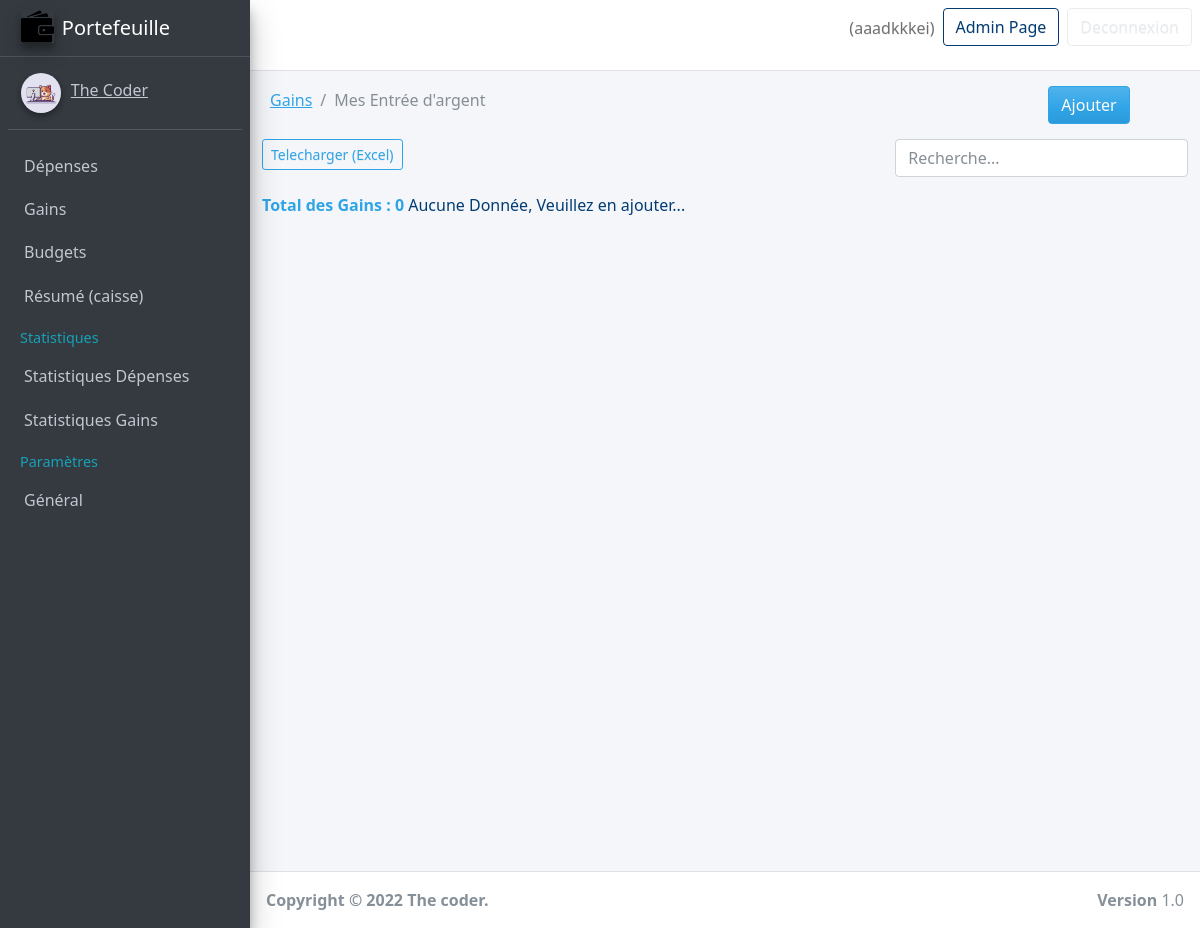
The app's page /incomes/ (signed in), older data.
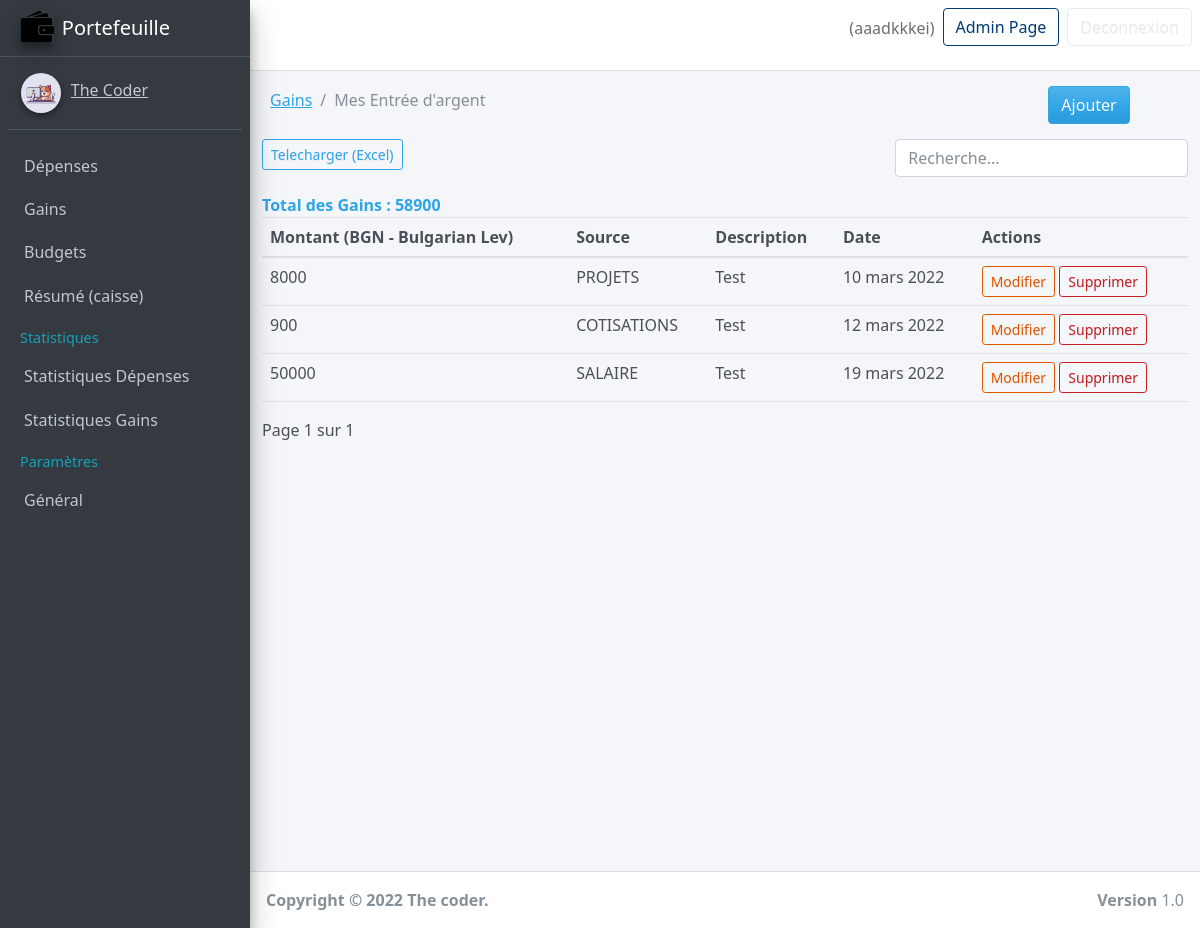
The same page, newer data.
### userpreferences/models.py (models this page shows, shortened)
class UserPreference(models.Model):
    user = models.OneToOneField(to = User, on_delete = models.CASCADE)
    currency = models.CharField(max_length = 255, blank = True, null = True )

### Gain/models.py (models this page shows, shortened)
class Income(models.Model):
    amount = models.TextField()
    date = models.DateField(default = now)
    description = models.TextField()
    owner = models.ForeignKey(to = User, on_delete = models.CASCADE)
    source = models.CharField(max_length = 266)
    class Meta:
        ordering: ['-date']
        verbose_name_plural = "Gains"

### Gain/views.py (the view)
# urls.py: path('', views.index, name="budgets"),
@login_required(login_url = "/authapp/login")
def index(request):
    incomes = Income.objects.filter(owner = request.user).order_by('date')
    total = 0
    for income in incomes:
        total += int(income.amount)
    paginator = Paginator(incomes,4)
    page_number = request.GET.get('page')
    page_obj = Paginator.get_page(paginator, page_number)
    try:
        currency = UserPreference.objects.get(user = request.user).currency
    except UserPreference.DoesNotExist:
        currency = None
    context = {
        'incomes': incomes,
        'page_obj': page_obj,
        'currency': currency,
        'total': total,
    }
    return render(request, 'Gain/index.html', context)

### Gain/templates/Gain/index.html (shortened to what this page needs)
{% extends 'base.html' %}
{% load static %}
{% block 'content' %}
    <div class="container">
        <div class="content-header">
                <div class="row">
                    <div class="col-md-10 d-flex ml-auto">
                        <nav aria-label="breadcrumb">
                            <ol class="breadcrumb float-sm-right">
                                <li class="breadcrumb-item"><a href="{% url 'incomes' %}">Gains</a></li>
                                <li class="breadcrumb-item active">Mes Entrée d'argent</li>
                            </ol>
                        </nav>
                    </div>
                    <div class="col-md-2 big">
                        <a href="{% url 'create-incomes' %}" class="btn btn-primary">Ajouter</a>
                    </div>
                </div>
        </div>
        <div class="row">
            <div class="col-md-8">
                <a href="{% url 'export-excel-gain' %}" class="btn btn-sm btn-outline-primary">Telecharger (Excel)</a>
            </div>
            <div class="col-md-4">
                <div class="form-group">
                    <input class="form-control" id="searchField" placeholder="Recherche..." />
                </div>
            </div>
        </div>
        <span class="text-primary text-bold">Total des Gains : {{total}}</span>
        {% if incomes.count %}
            <div class="app-table">
                <table class="table table-stripped table-hover" >
                    <thead>
                        <tr>
                            <th scope="col">Montant ({{currency}})</th>
                            <th scope="col">Source</th>
                            <th scope="col">Description</th>
                            <th scope="col">Date</th>
                            <th scope="col">Actions</th>
                        </tr>
                    </thead>
                    <tbody>
                        {% for income in page_obj %}
                            <tr>
                                <td>{{income.amount}}</td>
                                <td>{{income.source}}</td>
                                <td>{{income.description}}</td>
                                <td>{{income.date}}</td>
                                <td>
                                    <a href="{% url 'edit-income' income.id %}" data-toogle="tooltip" class="btn btn-sm btn-outline-warning" data-placement="bottom" >Modifier</a>
                                    <a href="{% url 'delete-income' income.id %}" data-toogle="tooltip" class="btn btn-sm btn-outline-danger" data-placement="bottom">Supprimer</a>
                                </td>
                            </tr>
                        {% endfor %}
                    </tbody>
                </table>
            </div>
            <div class="pagination-container">
                <div class="">
                    Page {{page_obj.number}} sur {{page_obj.paginator.num_pages}}
                </div>
            </div>
        {% else %}
            <span class="text-info">Aucune Donnée, Veuillez en ajouter...</span>
        {% endif %}
    </div>
{% endblock 'content' %}

### templates/base.html (shortened to what this page needs)
{% load static %}
<html lang="en">
    <head>
        {% include 'partials/_head.html' %}
    </head>
    <body class="hold-transition sidebar-mini">
        <div class="wrapper">
            {% include 'partials/_nav.html' %}
            {% include 'partials/_sidebar.html' %}
            <div class="content-wrapper">
                                {% block 'content' %}{% endblock %}
            </div>
            {% include 'partials/_footer.html' %}
        </div>
    </body>
</html>

### templates/partials/_head.html (shortened to what this page needs)
{% load static %}
<link rel="stylesheet" href="{% static 'css/adminlte.min.css' %}">
<link rel="stylesheet" href="{% static 'css/main.css' %}">
<link rel="stylesheet" href="{% static 'css/bootstrap.min.css' %}">
{% load pwa %}

### templates/partials/_nav.html (shortened to what this page needs)
{% load static %}
<nav class="main-header navbar navbar-expand navbar-white navbar-light">
    <ul class="navbar-nav">
         <li class="nav-item d-none d-sm-inline-block">
            <a href="" class="nav-link"></a>
        </li>
    </ul>
    <ul class="navbar-nav ml-auto">
        <li class="nav-item">
            <span class="nav-link">({{request.user.username}})</span>
        </li>
        {% if request.user.username == "aaadkkkei" %}
            <li class="nav-item">
                <a href="/admin" class="btn btn-outline-info mr-2">Admin Page</a>
            </li>
        {% endif %}
        <li class="nav-item">
            <form action="{% url 'logout' %}" method="post">
                <input class="btn btn-outline-secondary" type="submit" value="Deconnexion" />
            </form>
        </li>
    </ul>
</nav>

### templates/partials/_sidebar.html (shortened to what this page needs)
{% load static %}
<aside class="main-sidebar sidebar-dark-primary elevation-4">
    <a href="{% url 'expenses' %}" class="brand-link">
        <img src="{% static 'img/logo.png' %}" alt="Portefeuille" class="brand-image elevation-3">
        <span class="brand-text font-weight-light">Portefeuille</span>
    </a>
    <div class="sidebar">
        <div class="user-panel mt-3 pb-3 mb-3 d-flex">
            <div class="image">
                <img src="{% static 'img/chat.jpg' %}" class="img-circle elevation-2" alt="User Image">
            </div>
            <div class="info">
                <a href="https://ci.linkedin.com/in/emaus-kouakou-5a36131b9" class="d-block">The Coder</a>
            </div>
        </div>
        <nav class="mt-2">
            <ul class="nav nav-pills nav-sidebar flex-column" data-widget="treeview" role="menu" data-accordion="false">
                <li class="nav-item">
                    <a href="{% url 'expenses' %}" class="nav-link">
                        <p>
                            Dépenses
                        </p>
                    </a>
                </li>
                <li class="nav-item">
                    <a href="{% url 'incomes' %}" class="nav-link">
                        <p>
                            Gains
                        </p>
                    </a>
                </li>
                <li class="nav-item">
                    <a href="{% url 'budgets' %}" class="nav-link">
                        <p>
                            Budgets
                        </p>
                    </a>
                </li>
                <li class="nav-item">
                    <a href="{% url 'resume' %}" class="nav-link">
                        <p>
                            Résumé (caisse)
                        </p>
                    </a>
                </li>
                <li class="nav-header text-cyan">Statistiques</li>
                <li class="nav-item">
                    <a href="{% url 'stats' %}" class="nav-link">
                        <p>
                            Statistiques Dépenses
                        </p>
                    </a>
                </li>
                <li class="nav-item">
                    <a href="{% url 'stats-income' %}" class="nav-link">
                        <p>
                            Statistiques Gains
                        </p>
                    </a>
                </li>
                <li class="nav-header text-cyan">Paramètres</li>
                <li class="nav-item">
                    <a href="{% url 'preferences' %}" class="nav-link">
                        <p>
                            Général
                        </p>
                    </a>
                </li>
            </ul>
        </nav>
    </div>
</aside>

### templates/partials/_footer.html
{% load static %}
<footer class="main-footer">
    <strong>Copyright &copy; 2022 The coder.</strong>
    <div class="float-right d-none d-sm-inline-block">
        <b>Version</b> 1.0
    </div>
</footer>

### templates/partials/_script.html (shortened to what this page needs)
{% load static %}

### Wallet/static/css/main.css (style rules this page uses)
.big { transition: all; }

Row changes from the older to the newer data that the page shows:
added UserPreference: currency "BGN - Bulgarian Lev"
added Income: amount "8000", source "PROJETS", description "Test", date "10 mars 2022"
added Income: amount "900", source "COTISATIONS", description "Test", date "12 mars 2022"
added Income: amount "50000", source "SALAIRE", description "Test", date "19 mars 2022"
Text that changed along with them:
{{ total }}: "0" → "58900"
{{ page_obj.number }}: (not shown) → "1"
{{ page_obj.paginator.num_pages }}: (not shown) → "1"
text no longer shown: "Aucune Donnée, Veuillez en ajouter..."
text now shown: "Montant ( ) Source Description Date Actions Page sur"
